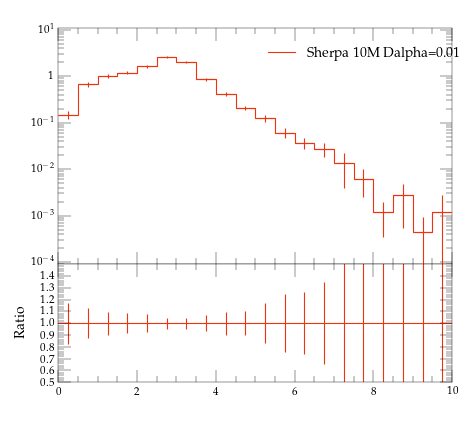

Reproduce this figure in Python.
#! /usr/bin/env python

# This Python script was auto-generated using YODA v2.0.0.
# Analysis object: /evtb/inc_tjg_dr
# Timestamp: 13-04-2024 (01:44:13)

import matplotlib as mpl
import matplotlib.pyplot as plt
mpl.use('Agg') # comment out for interactive use
import os
import numpy as np

plotDir = os.path.split(os.path.realpath(__file__))[0]
if 'YODA_USER_PLOT_PATH' in globals():
    plot_outdir = globals()['YODA_USER_PLOT_PATH']
else:
    plot_outdir = plotDir

#plot style
plt.style.use(os.path.join(plotDir, '../default.mplstyle'))
# plot metadata
figW, figH = plt.rcParams['figure.figsize']
ax_xLabel = r''
ax_yLabel = r''
ax_title  = r''
ax_xScale = 'linear'
ax_yScale = 'log'
xLims = (0.0, 10.0)
yLims = (9e-05, 11.0)

# TeX-friendly labels for the legend
labels = [ r"Sherpa 10M Dalpha=0.01" ]

# Create figure and axis objects
fig, (ax, ratio0_ax) = plt.subplots(2, 1, sharex=True,
                  figsize=(figW,figH), gridspec_kw={'height_ratios': (2, 1)})
ratio0_ax.yaxis.set_major_locator(mpl.ticker.MultipleLocator(0.1))
ratio0_ax.set_ylim(0.5, 1.4999)
ratio0_ax.set_ylabel('Ratio')

# LineColor map: curve index -> color
linecolors = {0: '#EE3311'}
# the numerical data is stored in a separate file
dataf = dict()
prefix = os.path.split(__file__)[0]
if prefix:    prefix = prefix + '/'
exec(open(prefix+'inc_tjg_dr__data.py').read(), dataf)


legend_handles = [] # keep track of handles for the legend

# style options for curves
# starts at zorder>=5 to draw curve on top of legend
styles = {
  'curve0': {
    'color' : linecolors[0],
    'linestyle' : '-',
    'marker' : 'o',
    'zorder' : 5,
    'histstyle' : True,
  },
}
# curve from input yoda files in main panel
for label in dataf['yvals'].keys():
    if all(np.isnan(v) for v in dataf['yvals'][label]):
        continue
    tmp = None
    if styles[label]['histstyle']: # draw as histogram
        tmp, = ax.plot(dataf['xedges'], dataf['yedges'][label],
                       color=styles[label]['color'],
                       linestyle=styles[label]['linestyle'],
                       drawstyle='steps-pre', solid_joinstyle='miter',
                       zorder=styles[label]['zorder'], label=label)
        ax.errorbar(dataf['xpoints'], dataf['yvals'][label], color=styles[label]['color'],
                    xerr=dataf['xerrs'], yerr=[dataf['ydowns'][label], dataf['yups'][label]],
                    linestyle='none', zorder=styles[label]['zorder'])
    else: # draw as scatter
        tmp = ax.errorbar(dataf['xpoints'], dataf['yvals'][label],
                          xerr=dataf['xerrs'],
                          yerr=[ dataf['ydowns'][label],
                          dataf['yups'][label] ],
                          fmt=styles[label]['marker'],
                          ecolor=styles[label]['color'],
                          color=styles[label]['color'], zorder=2)
        tmp[-1][0].set_linestyle(styles[label]['linestyle'])
    legend_handles += [tmp]
    for varLabel in dataf['variation_yvals'].keys():
        if varLabel.startswith(label):
            tmp, = ax.plot(dataf['xedges'], dataf['variation_yvals'][varLabel],
                           color=styles[label]['color'],
                           linestyle=styles[label]['linestyle'],
                           drawstyle='steps-pre', solid_joinstyle='miter',
                           zorder=styles[label]['zorder'], alpha=0.5)


# plots on ratio panel
# curve from input yoda files in ratio panel
for label, yvals in dataf['ratio0_yvals'].items():
    if all(np.isnan(v) for v in yvals):
        continue
    if styles[label]['histstyle']: # plot as histogram
        ratio0_ax.plot(dataf['xedges'], yvals,
                       color=styles[label]['color'],
                       linestyle=styles[label]['linestyle'],
                       drawstyle='steps-pre', zorder=1,
                       solid_joinstyle='miter')
        ratio0_ax.vlines(dataf['xpoints'],
                         dataf['ratio0_ymin'][label],
                         dataf['ratio0_ymax'][label],
                         color=styles[label]['color'], zorder=1)
    else: # plot as scatter
        tmp = ratio0_ax.errorbar(dataf['xpoints'],
                                 yvals, xerr=dataf['xerrs'],
                                 yerr=dataf['ratio0_yerrs'][label],
                                 fmt=styles[label]['marker'],
                                 ecolor=styles[label]['color'],
                                 color=styles[label]['color'])
        tmp[-1][0].set_linestyle(styles[label]['linestyle'])

    for varlabel in dataf['ratio0_variation_vals'].keys():
        if varlabel.startswith(label):
            ratio0_ax.plot(dataf['xedges'],
                            dataf['ratio0_variation_vals'][varlabel],
                            color=styles[label]['color'],
                            linestyle=styles[label]['linestyle'],
                            drawstyle='steps-pre', solid_joinstyle='miter',
                            zorder=1, alpha=0.5)

legend_pos = (0.5, 0.97)
ax.legend(legend_handles, labels, loc='upper left', bbox_to_anchor=legend_pos)

# set plot metadata as defined above
ratio0_ax.set_xlabel(ax_xLabel)
ratio0_ax.xaxis.set_label_coords(1., -.15)
ax.set_ylabel(ax_yLabel, loc='top')
ax.set_title(ax_title, loc='left')
ax.set_xscale(ax_xScale)
ax.set_yscale(ax_yScale)
ax.set_xlim(xLims)
ax.set_ylim(yLims)

# tick formatting
plt.rcParams['xtick.top'] = True
plt.rcParams['ytick.right'] = True
ax.yaxis.set_major_locator(mpl.ticker.LogLocator(base=10.0, numticks=np.inf))
ax.yaxis.set_minor_locator(mpl.ticker.LogLocator(
                           base=10.0, subs=np.arange(0.1, 1, 0.1), numticks=np.inf))
fig.align_ylabels((ax, ratio0_ax))
plt.savefig(os.path.join(plot_outdir, 'inc_tjg_dr.pdf'), format='PDF')
plt.savefig(os.path.join(plot_outdir, 'inc_tjg_dr.png'), format='PNG')

plt.close(fig)
